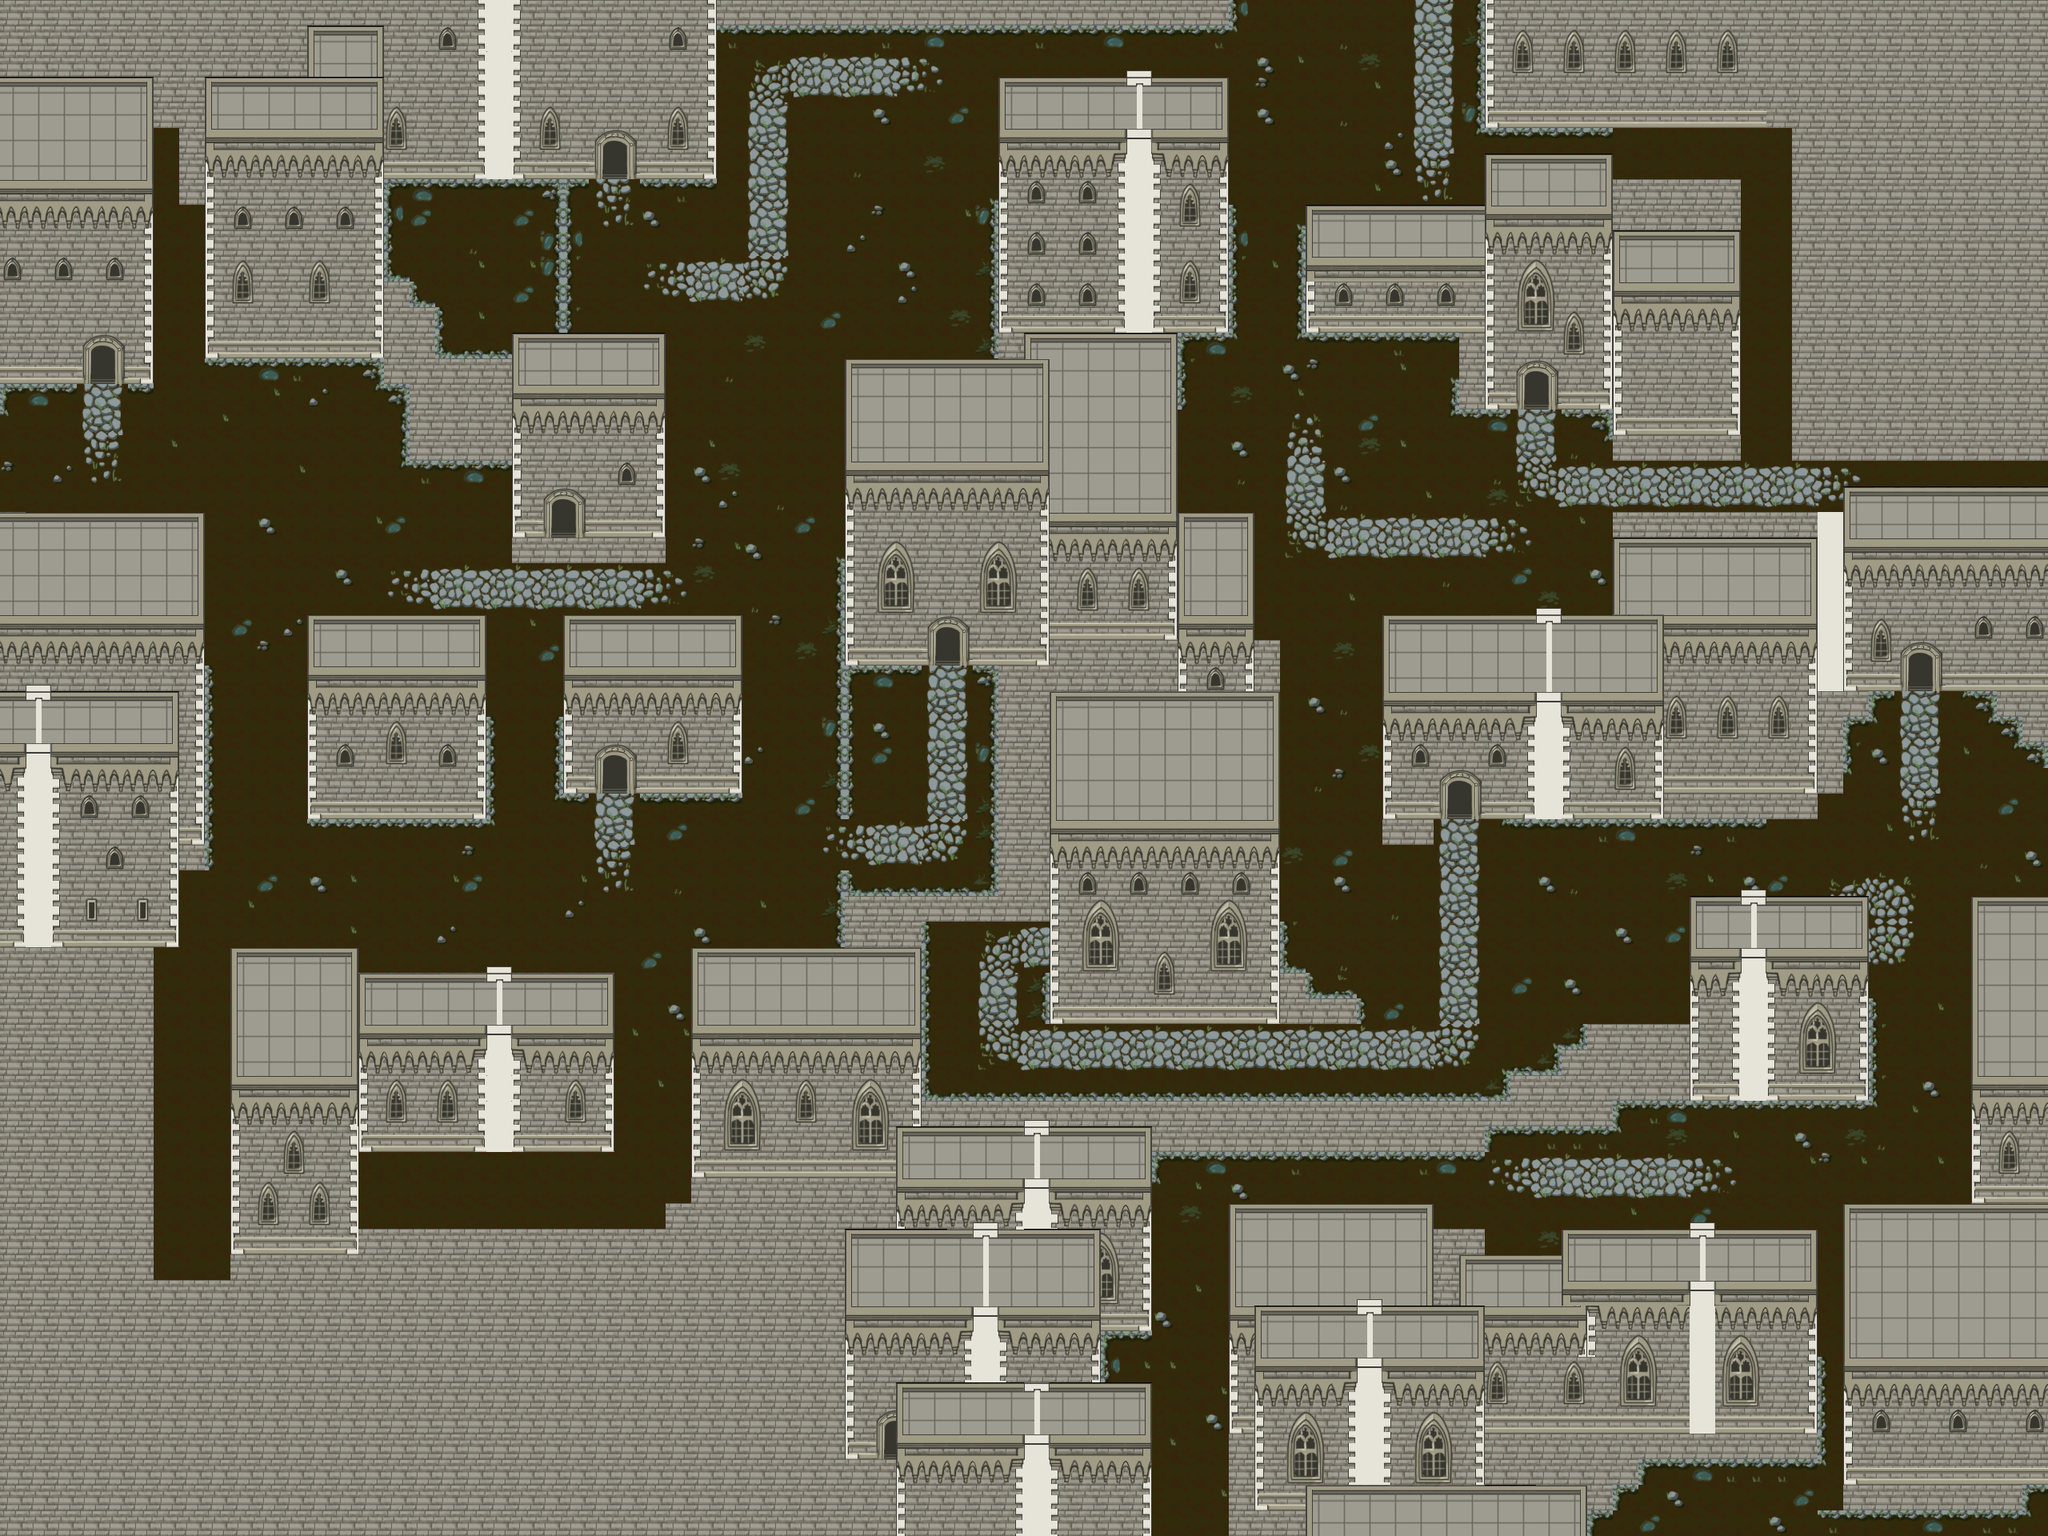

Below is a game level as drawn by its tile map, then a one-line description and the .tmx that defines it (tile-layer data replaced by summaries):
An orthogonal 80x60 tile map with 32x32 px tiles, 3 tile layers (Tile Layer 1, Tile Layer 2, Tile Layer 3) and 52 objects.

<map version="1.8" tiledversion="1.8.2" orientation="orthogonal" renderorder="right-down" width="80" height="60" tilewidth="32" tileheight="32" infinite="0" nextlayerid="18" nextobjectid="308">
 <tileset firstgid="1" source="Environment.tsx" />
 <layer id="13" name="Tile Layer 1" width="80" height="60">
  <data>[4800 cells, 87 non-empty, 30 distinct tile ids]</data>
 </layer>
 <layer id="14" name="Tile Layer 2" width="80" height="60">
  <data>[4800 cells, 4382 non-empty, 151 distinct tile ids]</data>
 </layer>
 <layer id="15" name="Tile Layer 3" width="80" height="60">
  <data>[4800 cells, 1163 non-empty, 89 distinct tile ids]</data>
 </layer>
 <objectgroup id="4" name="rooms">
  <properties>
   <property name="room" type="bool" value="true" />
  </properties>
  <object id="252" x="169" y="904" width="1016" height="375" />
  <object id="254" x="46" y="422" width="644" height="408" />
  <object id="255" x="700" y="-8" width="606.667" height="876" />
  <object id="259" x="1332" y="-13.3333" width="588" height="337.333" />
  <object id="260" x="1333.33" y="325.333" width="816" height="617.333" />
  <object id="265" x="1560" y="962" width="388" height="330" />
  <object id="266" x="2014.67" y="824" width="581.333" height="474" />
  <object id="267" x="1840" y="1302" width="710" height="316" />
 </objectgroup>
 <objectgroup id="17" name="trees">
  <properties>
   <property name="tree" type="bool" value="true" />
  </properties>
  <object id="304" x="1218.67" y="1379.33">
   <point />
  </object>
  <object id="305" x="712.667" y="298.666">
   <point />
  </object>
  <object id="306" x="2067.33" y="154">
   <point />
  </object>
  <object id="307" x="375.488" y="459.614">
   <point />
  </object>
 </objectgroup>
 <objectgroup id="5" name="hero">
  <properties>
   <property name="hero" type="bool" value="true" />
  </properties>
  <object id="224" x="-3.33333" y="593.333">
   <polyline points="-33.6667,-37.6667 291.333,4 304,170.667 320.922,208.615 321.385,536.667 506,567.667 794.333,567 987.333,562.667 1003.33,375.667 1001.33,166.667 1000.33,75.6667 998.333,-40.3333 1009.33,-146.333 1035.33,-234.333 1115.33,-222.333 1179,-244.666 1195.33,-325.333 1201.33,-466.666 1218.83,-533.833 1470.33,-535.333 1606.83,-530.333 1593.33,-350.833 1581.33,-210.833 1585.33,-75.3333 1611.33,74.6667 1659.33,174.667 1663.33,274.667 1657.33,436.667 1700,514 1836.33,549 1980,530.334 2082.33,506.667 2126.33,467.667 2279.33,462.667 2353,526 2380.66,621.334 2414.33,758.667 2416.33,832.667 2405.33,882.667 2348.33,914.667 2221.33,906.667 2239.33,969.667 2114.33,971.667 2044.33,963.667 1935.33,970.667 1878.33,894.667 1739.67,866.333 1521.67,857.333 1485.67,887 1475.33,920.667 1488.33,1003.67 1496.33,1029.67 1491.33,1250.67 1491.33,1330.67" />
  </object>
 </objectgroup>
 <objectgroup id="12" name="gold">
  <properties>
   <property name="gold" type="bool" value="true" />
  </properties>
  <object id="261" x="1618" y="1019" width="98.5" height="98.5" />
 </objectgroup>
 <objectgroup id="10" name="obstacle">
  <properties>
   <property name="obstacle" type="bool" value="true" />
  </properties>
  <object id="257" x="1534" y="122.333" width="118.833" height="134" />
 </objectgroup>
 <objectgroup id="11" name="pickup">
  <properties>
   <property name="pickup" type="bool" value="true" />
  </properties>
  <object id="228" x="963.5" y="483.5" width="76.5" height="44.5">
   <properties>
    <property name="stone" type="int" value="1" />
   </properties>
  </object>
  <object id="234" x="299.75" y="911.75" width="76.5" height="44.5">
   <properties>
    <property name="smoke" type="int" value="1" />
    <property name="stone" type="int" value="2" />
   </properties>
  </object>
  <object id="235" x="1259.08" y="63.0833" width="76.5" height="44.5">
   <properties>
    <property name="stone" type="int" value="2" />
    <property name="wind" type="int" value="1" />
   </properties>
  </object>
  <object id="263" x="1791.75" y="1125.75" width="76.5" height="44.5">
   <properties>
    <property name="smoke" type="int" value="1" />
    <property name="wind" type="int" value="1" />
   </properties>
  </object>
 </objectgroup>
 <objectgroup id="6" name="enemies">
  <properties>
   <property name="enemy" type="bool" value="true" />
  </properties>
  <object id="225" x="533" y="735">
   <polyline points="0,0 192,0 0,0" />
  </object>
  <object id="231" x="1113" y="106">
   <polyline points="0,0 -149,-4 -69,121 -177.5,214 -239,230.5" />
  </object>
  <object id="233" x="561.168" y="1059.25">
   <polyline points="0,0 101,-0.333333" />
  </object>
  <object id="256" x="1798" y="29">
   <polyline points="0,0 28,93 37,177 23,221 -35,250" />
  </object>
  <object id="258" x="1578" y="481">
   <polyline points="0,0 18,69 89,127 217,172 327,173" />
  </object>
  <object id="268" x="2263.38" y="1099">
   <polyline points="218.616,-145 94.283,-260" />
  </object>
  <object id="269" x="1911.59" y="1453.11">
   <polyline points="-38.592,-40.7805 49.848,-20.9268 162.408,-7.78051" />
  </object>
 </objectgroup>
 <objectgroup id="8" name="collide">
  <properties>
   <property name="collidable" type="bool" value="true" />
  </properties>
  <object id="241" x="388.926" y="864" width="155.074" height="128" />
  <object id="243" x="544" y="896" width="192" height="64" />
  <object id="245" x="736" y="864" width="192" height="64" />
  <object id="247" x="288" y="1248" width="768" height="32" />
  <object id="248" x="1056" y="864" width="224" height="416" />
  <object id="250" x="640" y="544" width="192" height="96" />
  <object id="270" x="1536" y="1600" width="320" height="64" />
  <object id="275" x="2464" y="1280" width="96" height="256" />
  <object id="277" x="2304" y="1568" width="256" height="32" />
  <object id="278" x="1856" y="1632" width="820" height="342" />
  <object id="279" x="1248" y="192" width="288" height="160" />
  <object id="282" x="672" y="-96" width="224" height="224" />
  <object id="286" x="1632" y="320" width="288" height="32" />
  <object id="287" x="1376" y="352" width="96" height="320" />
  <object id="288" x="1472" y="736" width="96" height="128" />
  <object id="289" x="1440" y="864" width="160" height="450.667" />
  <object id="290" x="1728" y="884" width="288" height="76" />
  <object id="291" x="2016" y="832" width="256" height="128" />
  <object id="292" x="2272" y="768" width="32" height="160" />
  <object id="293" x="2304" y="736" width="32" height="96" />
  <object id="297" x="2336" y="736" width="256" height="64" />
  <object id="298" x="2601.33" y="800" width="54.6667" height="480" />
  <object id="302" x="2118.67" y="1242.67" width="217.333" height="64" />
 </objectgroup>
 <objectgroup id="9" name="checkpoint">
  <properties>
   <property name="checkpoint" type="bool" value="true" />
  </properties>
  <object id="229" x="1365" y="0" width="107" height="64" />
  <object id="232" x="780" y="899" width="222" height="122" />
  <object id="262" x="1903.5" y="978" width="136" height="121" />
 </objectgroup>
</map>
